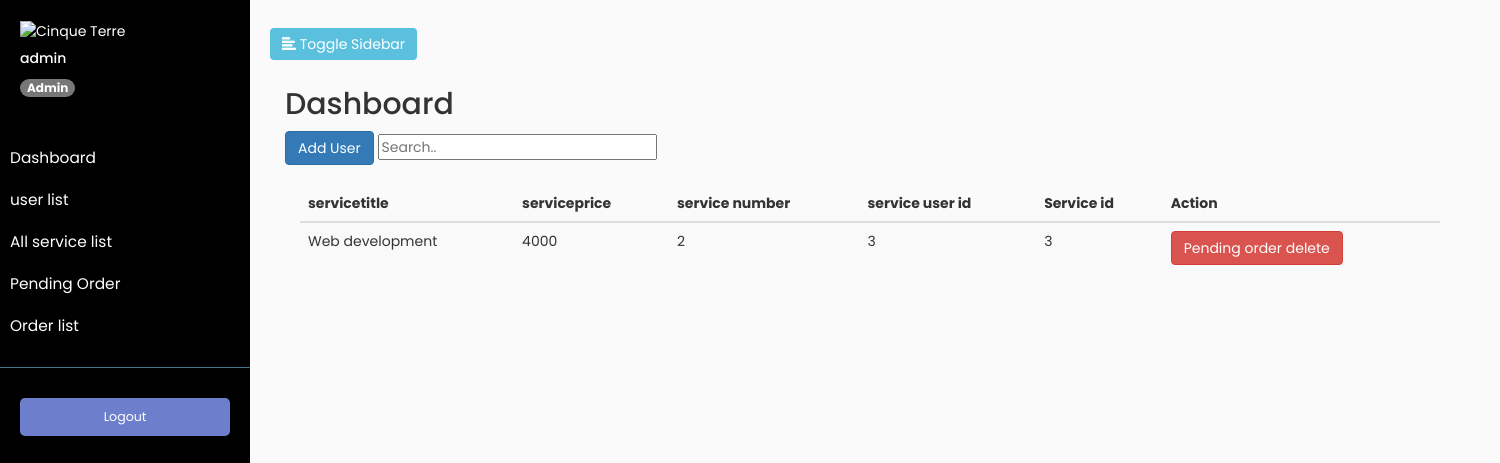
Screenshot of /customadmin/allpendingorderlist (signed in) with the database file from the repository.
### account/models.py (models this page shows)
class User(AbstractUser):
    is_admin = models.BooleanField('Is admin', default=False)
    is_buyer= models.BooleanField('Is buyer', default=False)
    is_seller =models.BooleanField('Is seller', default=False)

### cartanother/models.py (models this page shows)
class Cartanothernew(models.Model):
    user = models.ForeignKey(User,on_delete=models.CASCADE)
    service = models.ForeignKey(Sheba,on_delete=models.CASCADE)
    servicetitle =  models.CharField(max_length=300)
    serviceprice =  models.CharField(max_length=300)
    serviceuseridnum =  models.IntegerField(max_length=300)

### customAdminPanel/views.py (the view)
# urls.py: path('allpendingorderlist', views.allpendingorderlist,name='allpendingorderlist'),
def allpendingorderlist(request):
    context ={}
    context['allpendingorder']= Cartanothernew.objects.all()
    return render(request,'adminpanel/allpendingorder.html',context)

### templates/adminpanel/allpendingorder.html (shortened to what this page needs)
{% extends "adminpanel/baseAdminDashboard.html" %}
{% block content %}
{% load crispy_forms_tags %}
<button type="button" class="btn btn-primary" data-toggle="modal" data-target="#exampleModal">
    Add User
  </button>
  <input id="myInput" type="text" placeholder="Search..">
  <br><br>
          <div class="container">
            <table class="table table-striped">
              <thead>
                <tr>
                  <th scope="col">servicetitle</th>
                  <th scope="col">serviceprice</th>
                  <th scope="col">service number</th>
                  <th scope="col">service user id</th>
                  <th scope="col">Service id</th>
                  <th scope="col">Action</th>
                </tr>
              </thead>
              <tbody id="myTable">
                {% for data in  allpendingorder %}
                <tr>
                  <td>{{data.servicetitle}}</td>
                  <td>{{data.serviceprice}}</td>
                  <td>{{data.serviceuseridnum}}</td>
                  <td>{{data.service_id}}</td>
                  <td>{{data.user_id}}</td>
                    <td>
                        <a href="allpendingorderlist/delete?userid={{data.id}}" class="btn btn-danger">Pending order delete</a>
                    </td>
                </tr>
                {% endfor %}
              </tbody>
            </table>
            {% endblock %}

### templates/adminpanel/baseAdminDashboard.html (shortened to what this page needs)
<!doctype html>
<html lang="en">
  <head>
    <link rel="stylesheet" href="https://maxcdn.bootstrapcdn.com/bootstrap/3.4.0/css/bootstrap.min.css">
  </head>
  <body>
    {% if user.is_authenticated and user.is_superuser %}
    <div class="wrapper">
      <nav id="sidebar">
        <div class="sidebar-header">
          <img src="https://t3.ftcdn.net/jpg/03/46/83/96/360_F_346839683_6nAPzbhpSkIpb8pmAwufkC7c5eD7wYws.jpg" width="120px" height="120px" class="rounded" alt="Cinque Terre">
        <h5>{{user.username}}</h5>
        <a href="#" class="badge badge-success">Admin</a>
        </div>
        <ul class="list-unstyled components">
          <li>
            <a href="{% url 'dashboard' %}">Dashboard</a>
          </li>
          <li>
            <a href="{% url 'userlist' %}">user list</a>
          </li>
           <li>
            <a href="{% url 'allservicelist' %}">All service list</a>
          </li>
          <li>
            <a href="{% url 'allpendingorderlist' %}">Pending Order</a>
          </li>
          <li>
            <a href="{% url 'allorderlist' %}">Order list</a>
          </li>
        </ul>
        <ul class="list-unstyled CTAs mt-5">
          <li><a href="{% url 'adminlogout' %}" class="article">Logout</a></li>
        </ul>
      </nav>
      <div id="content">
              <button type="button" id="sidebarCollapse" class="btn btn-info navbar-btn">
                                    <i class="glyphicon glyphicon-align-left"></i>
                                    <span>Toggle Sidebar</span>
                                </button>
          <div class="container-fluid">
        <h2>Dashboard</h2>
        {% block content %}
        {% endblock %}
      {% else %}
        <script>
        window.location.href = "http://127.0.0.1:8000/customadmin/adminpanel";
        alert("Please Login First")
        </script>
      {% endif %}
  </body>
</html>

### templates/adminpanel/baseAdminDashboard.html (style rules this page uses)
body { font-family: 'Poppins', sans-serif; background: #fafafa; }
a, a:hover, a:focus { text-decoration: none; transition: all 0.3s; }
.navbar-btn { box-shadow: none; outline: none !important; border: none; }
.wrapper { display: flex; align-items: stretch; }
#sidebar { min-width: 250px; max-width: 250px; background: #000000; color: #fff; transition: all 0.3s; }
#sidebar a, #sidebar a:hover, #sidebar a:focus { color: inherit; }
#sidebar .sidebar-header { padding: 20px; background: #000000; }
#sidebar ul.components { padding: 20px 0; border-bottom: 1px solid #47748b; }
#sidebar ul li a { padding: 10px; font-size: 1.1em; display: block; }
ul.CTAs { padding: 20px; }
ul.CTAs a { text-align: center; font-size: 0.9em !important; display: block; border-radius: 5px; margin-bottom: 5px; }
a.article, a.article:hover { background: #6d7fcc !important; color: #fff !important; }
#content { padding: 20px; min-height: 100vh; transition: all 0.3s; }

### rows the page displays
User: username "admin"
Cartanothernew: servicetitle "Web development", serviceprice "4000", serviceuseridnum "2", service_id "3", user_id "3"
